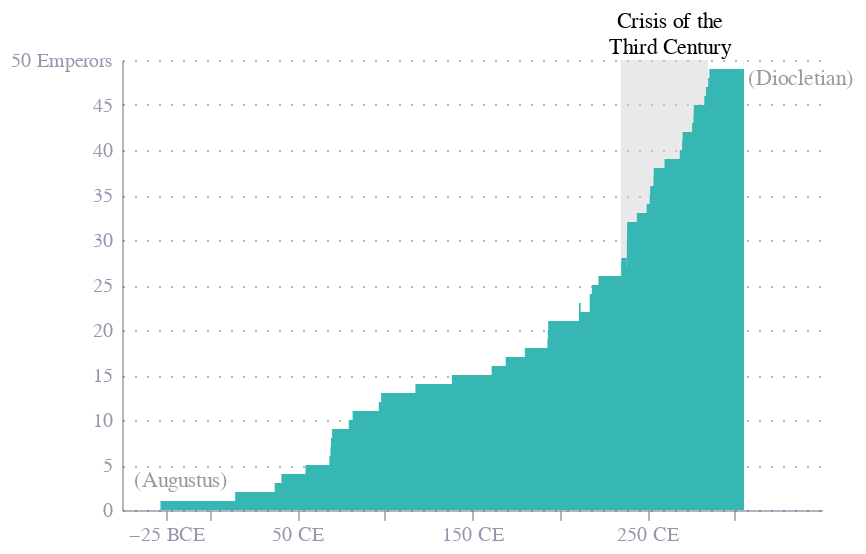

Notebook cell for this chart:
### Code cell
df = pd.read_csv("emperors.csv", encoding="latin")

df = df.rename(columns={
    "reign.end": "end",
    "reign.start": "start",
})

def date_to_float(date_str):
    if isinstance(date_str, str):
        try:
            parts = date_str.split('-')
            year = int(parts[0])
            month = int(parts[1])
            day = int(parts[2])
            # Approximate fractional year
            return year + (month - 1) / 12 + (day - 1) / 365.25
        except:
            return None
    return None

df["start"] = df["start"].apply(date_to_float)
df["end"] = df["end"].apply(date_to_float)

# apply a very little bit of delta to each end date to stop perfect  overlaps
df["end"] = df["end"] + np.random.uniform(0, 0.1, size=len(df))

# Make August' start negative
df.loc[df["name"] == "Augustus", "start"] = -26.041068

df = df.sort_values(by=["start", "end"], ascending=[True, True])

df = df.reset_index()
df['index'] = df.index + 1

# add in a 0,0 row
df = pd.concat([pd.DataFrame({"start": [-28], "end": [-28], "index": 0, "name": [""]}), df], ignore_index=True)


area = alt.Chart(df.query("end <= 306")).mark_area(
    color="#36b7b4",
    interpolate="step-before").encode(
        x=alt.X("end:Q", title="Year", 
                axis=alt.Axis(
                    labelExpr="datum.label + (datum.value < 0 ? ' BCE' : ' CE')",
                    values=[-25, 0, 50, 100, 150, 200, 250, 300],
                ),
                scale=alt.Scale(domain=[-28, 306])),
        y=alt.Y("index:Q", 
                axis=alt.Axis(
                    labelExpr="datum.label+(datum.value == 50 ? ' Emperors' : '')"
                ),
                title=""),
    )

# Shading for the crisis of the third century
crisis_shade = alt.Chart(pd.DataFrame({
    "start": [235],
    "end": [285],
    "label": ["Crisis of the Third Century"]
    })).mark_rect(
        fill="lightgray",
        opacity=0.5
    ).encode(
        x=alt.X("start:Q", title="Year"),
        x2=alt.X2("end:Q"),
    )

emperors_to_label = ["Augustus", "Diocletian"]
emperor_labels = alt.Chart(df.query("name in @emperors_to_label")).mark_text(
    align="left",
    baseline="middle",
    dy=alt.expr("datum.name === 'Augustus' ? -10 : 5"),
    dx=alt.expr("datum.name === 'Augustus' ? -15 : 20"),
    text=alt.expr("'('+datum.name+')'"),
    color="rgba(0, 0, 0, 0.4)",
).encode(
    x=alt.X("start:Q", title="Year"),
    y=alt.Y("index:Q", title=""),
)

other_labels_df = pd.DataFrame([
    {"label": "Crisis of the\nThird Century", "year": (284 + 235) / 2},
])

other_labels_df["label"] = other_labels_df["label"].apply(lambda x: x.split("\n"))

other_lables = alt.Chart(other_labels_df).mark_text(
    align="center",
    baseline="middle",
    dy=-9,
    dx=3,
    color="black",
).encode(
    x=alt.X("year:Q", title="Year"),
    y=alt.value(-10),
    text="label:N"
)


event_rules = alt.Chart(pd.DataFrame([
    {"label": "Year of the\nFour Emperors", "year": 69},
])).mark_rule(
    color="black",
    strokeDash=[3, 5],
).encode(
    x=alt.X("year:Q", title="Year"),
)

chart = crisis_shade+ area +emperor_labels+other_lables

chart = chart.properties(
    width=350,
    height=225
)

chart.save("cumulative_emperors.png", scale_factor=3)
chart.save("cumulative_emperors.json")
chart

### Figure 1 — Vega-Lite specification as saved in the notebook (floating-point values rounded to 4 significant figures)
{"config": {"font": "Circular Std", "mark": {"line": {"interpolate": "monotone"}}, "view": {"stroke": "transparent", "width": 400, "height": 300}, "range": {"category": ["#36B7B4", "#E6224B", "#F4C245", "#0063AF", "#00A767", "#179FDB", "#EB5C2E"], "diverging": ["#E6224B", "#E54753", "#C9C9C9", "#179FDB", "#122B39"], "heatmap": ["#C9C9C9", "#179FDB", "#0063AF", "#122B39"], "ordinal": ["#00A767", "#36B7B4", "#179FDB", "#0063AF", "#243B5A"]}, "axisX": {"domainColor": "#676A86", "domainOpacity": 0.5, "grid": false, "labelAngle": 0, "labelColor": "#676A86", "labelOpacity": 0.7, "orient": "bottom", "tickColor": "#676A86", "tickCount": 10, "tickOpacity": 0.5, "title": false, "titleAlign": "center", "titleAnchor": "middle", "titleColor": "#676A86", "titleFontSize": 12, "titleOpacity": 0.8, "titleY": -15}, "axisY": {"domainColor": "#676A86", "domainOpacity": 0.5, "gridColor": "#676A86", "gridDash": [1, 5], "gridOpacity": 0.5, "labelColor": "#676A86", "labelOpacity": 0.7, "labelPadding": 5, "tickColor": "#676A86", "tickCount": 8, "tickOpacity": 0.5, "ticks": false, "titleAlign": "left", "titleAngle": 0, "titleBaseline": "bottom", "titleColor": "#676A86", "titleFontSize": 12, "titleOpacity": 0.8, "titleX": 0, "titleY": -7}}, "layer": [{"data": {"name": "data-575cf3e30be3d35c921a631423db28ee"}, "mark": {"type": "rect", "fill": "lightgray", "opacity": 0.5}, "encoding": {"x": {"field": "start", "title": "Year", "type": "quantitative"}, "x2": {"field": "end"}}}, {"data": {"name": "data-6b66592f71347d11ed9d4654bb1764fb"}, "mark": {"type": "area", "color": "#36b7b4", "interpolate": "step-before"}, "encoding": {"x": {"axis": {"labelExpr": "datum.label + (datum.value < 0 ? ' BCE' : ' CE')", "values": [-25, 0, 50, 100, 150, 200, 250, 300]}, "field": "end", "scale": {"domain": [-28, 306]}, "title": "Year", "type": "quantitative"}, "y": {"axis": {"labelExpr": "datum.label+(datum.value == 50 ? ' Emperors' : '')"}, "field": "index", "title": "", "type": "quantitative"}}}, {"data": {"name": "data-a353a1539690afe75dad5a81d5b77b75"}, "mark": {"type": "text", "align": "left", "baseline": "middle", "color": "rgba(0, 0, 0, 0.4)", "dx": {"expr": "datum.name === 'Augustus' ? -15 : 20"}, "dy": {"expr": "datum.name === 'Augustus' ? -10 : 5"}, "text": {"expr": "'('+datum.name+')'"}}, "encoding": {"x": {"field": "start", "title": "Year", "type": "quantitative"}, "y": {"field": "index", "title": "", "type": "quantitative"}}}, {"data": {"name": "data-1b547bca605fe6b172eb7b28dd832091"}, "mark": {"type": "text", "align": "center", "baseline": "middle", "color": "black", "dx": 3, "dy": -9}, "encoding": {"text": {"field": "label", "type": "nominal"}, "x": {"field": "year", "title": "Year", "type": "quantitative"}, "y": {"value": -10}}}], "height": 225, "width": 350, "$schema": "https://vega.github.io/schema/vega-lite/v5.20.1.json", "datasets": {"data-575cf3e30be3d35c921a631423db28ee": [{"start": 235, "end": 285, "label": "Crisis of the Third Century"}], "data-6b66592f71347d11ed9d4654bb1764fb": [{"start": -28.0, "end": -28.0, "index": 0, "name": "", "name.full": null, "birth": null, "death": null, "birth.cty": null, "birth.prv": null, "rise": null, "cause": null, "killer": null, "dynasty": null, "era": null, "notes": null, "verif.who": null}, {"start": -26.04, "end": 14.66, "index": 1, "name": "Augustus", "name.full": "IMPERATOR CAESAR DIVI FILIVS AVGVSTVS", "birth": "0062-09-23", "death": "0014-08-19", "birth.cty": "Rome", "birth.prv": "Italia", "rise": "Birthright", "cause": "Assassination", "killer": "Wife", "dynasty": "Julio-Claudian", "era": "Principate", "notes": "birth, reign.start are BCE. Assign negative for correct ISO 8601 dates. Cause may have been Natural", "verif.who": "Reddit user zonination"}, {"start": 14.71, "end": 37.26, "index": 2, "name": "Tiberius", "name.full": "TIBERIVS CAESAR DIVI AVGVSTI FILIVS AVGVSTVS", "birth": "0041-11-16", "death": "0037-03-16", "birth.cty": "Rome", "birth.prv": "Italia", "rise": "Birthright", "cause": "Assassination", "killer": "Other Emperor", "dynasty": "Julio-Claudian", "era": "Principate", "notes": "birth is BCE. Assign negative for correct ISO 8601 dates. Possibly assassinated by praetorian guard", "verif.who": "Reddit user zonination"}, {"start": 37.21, "end": 41.08, "index": 3, "name": "Caligula", "name.full": "GAIVS IVLIVS CAESAR AVGVSTVS GERMANICVS", "birth": "0012-08-31", "death": "0041-01-24", "birth.cty": "Antitum", "birth.prv": "Italia", "rise": "Birthright", "cause": "Assassination", "killer": "Senate", "dynasty": "Julio-Claudian", "era": "Principate", "notes": "assassination may have only involved the Praetorian Guard", "verif.who": "Reddit user zonination"}, {"start": 41.07, "end": 54.87, "index": 4, "name": "Claudius", "name.full": "TIBERIVS CLAVDIVS CAESAR AVGVSTVS GERMANICVS", "birth": "0009-08-01", "death": "0054-10-13", "birth.cty": "Lugdunum", "birth.prv": "Gallia Lugdunensis", "rise": "Birthright", "cause": "Assassination", "killer": "Wife", "dynasty": "Julio-Claudian", "era": "Principate", "notes": "birth is BCE. Assign negative for correct ISO 8601 dates.", "verif.who": "Reddit user zonination"}, {"start": 54.78, "end": 68.49, "index": 5, "name": "Nero", "name.full": "NERO CLAVDIVS CAESAR AVGVSTVS GERMANICVS", "birth": "0037-12-15", "death": "0068-06-09", "birth.cty": "Antitum", "birth.prv": "Italia", "rise": "Birthright", "cause": "Suicide", "killer": "Senate", "dynasty": "Julio-Claudian", "era": "Principate", "notes": null, "verif.who": "Reddit user zonination"}, {"start": 68.44, "end": 69.12, "index": 6, "name": "Galba", "name.full": "SERVIVS SVLPICIVS GALBA CAESAR AVGVSTVS", "birth": "0002-12-24", "death": "0069-01-15", "birth.cty": "Terracina", "birth.prv": "Italia", "rise": "Seized Power", "cause": "Assassination", "killer": "Other Emperor", "dynasty": "Flavian", "era": "Principate", "notes": "birth is BCE. Assign negative for correct ISO 8601 dates.", "verif.who": "Reddit user zonination"}, {"start": 69.04, "end": 69.38, "index": 7, "name": "Otho", "name.full": "MARCVS SALVIVS OTHO CAESAR AVGVSTVS", "birth": "0032-04-28", "death": "0069-04-16", "birth.cty": "Terentinum", "birth.prv": "Italia", "rise": "Appointment by Praetorian Guard", "cause": "Suicide", "killer": "Other Emperor", "dynasty": "Flavian", "era": "Principate", "notes": null, "verif.who": null}, {"start": 69.29, "end": 70.05, "index": 8, "name": "Vitellius", "name.full": "AVLVS VITELLIVS GERMANICVS AVGVSTVS", "birth": "0015-09-24", "death": "0069-12-20", "birth.cty": "Rome", "birth.prv": "Italia", "rise": "Seized Power", "cause": "Assassination", "killer": "Other Emperor", "dynasty": "Flavian", "era": "Principate", "notes": null, "verif.who": null}, {"start": 69.97, "end": 79.58, "index": 9, "name": "Vespasian", "name.full": "TITVS FLAVIVS CAESAR VESPASIANVS AVGVSTVS", "birth": "0009-11-17", "death": "0079-06-24", "birth.cty": "Falacrine", "birth.prv": "Italia", "rise": "Seized Power", "cause": "Natural Causes", "killer": "Disease", "dynasty": "Flavian", "era": "Principate", "notes": null, "verif.who": null}, {"start": 79.48, "end": 81.78, "index": 10, "name": "Titus", "name.full": "TITVS FLAVIVS CAESAR VESPASIANVS AVGVSTVS", "birth": "0039-12-30", "death": "0081-09-13", "birth.cty": "Rome", "birth.prv": "Italia", "rise": "Birthright", "cause": "Natural Causes", "killer": "Disease", "dynasty": "Flavian", "era": "Principate", "notes": null, "verif.who": null}, {"start": 81.7, "end": 96.76, "index": 11, "name": "Domitian", "name.full": "TITVS FLAVIVS CAESAR DOMITIANVS AVGVSTVS", "birth": "0051-10-24", "death": "0096-09-18", "birth.cty": "Rome", "birth.prv": "Italia", "rise": "Birthright", "cause": "Assassination", "killer": "Court Officials", "dynasty": "Flavian", "era": "Principate", "notes": null, "verif.who": null}, {"start": 96.71, "end": 98.08, "index": 12, "name": "Nerva", "name.full": "MARCVS COCCEIVS NERVA CAESAR AVGVSTVS", "birth": "0030-11-08", "death": "0098-01-27", "birth.cty": "Narni", "birth.prv": "Italia", "rise": "Appointment by Senate", "cause": "Natural Causes", "killer": "Disease", "dynasty": "Nerva-Antonine", "era": "Principate", "notes": null, "verif.who": null}, {"start": 98.07, "end": 117.7, "index": 13, "name": "Trajan", "name.full": "CAESAR MARCVS VLPIVS NERVA TRAIANVS AVGVSTVS", "birth": "0053-09-18", "death": "0117-08-07", "birth.cty": "Italica", "birth.prv": "Hispania Baetica", "rise": "Birthright", "cause": "Natural Causes", "killer": "Disease", "dynasty": "Nerva-Antonine", "era": "Principate", "notes": null, "verif.who": null}, {"start": 117.6, "end": 138.5, "index": 14, "name": "Hadrian", "name.full": "CAESAR PVBLIVS AELIVS TRAIANVS HADRIANVS AVGVSTVS", "birth": "0076-01-24", "death": "0138-07-10", "birth.cty": "Italica", "birth.prv": "Hispania Baetica", "rise": "Birthright", "cause": "Natural Causes", "killer": "Heart Failure", "dynasty": "Nerva-Antonine", "era": "Principate", "notes": null, "verif.who": null}, {"start": 138.5, "end": 161.2, "index": 15, "name": "Antonius Pius", "name.full": "CAESAR TITVS AELIVS HADRIANVS ANTONINVS AVGVSTVS PIVS", "birth": "0086-09-19", "death": "0161-03-07", "birth.cty": "Lanuvium", "birth.prv": "Italia", "rise": "Birthright", "cause": "Natural Causes", "killer": "Disease", "dynasty": "Nerva-Antonine", "era": "Principate", "notes": null, "verif.who": null}, {"start": 161.2, "end": 169.3, "index": 16, "name": "Lucius Verus", "name.full": "CAESAR LVCIVS AVRELIVS VERVS AVGVSTVS", "birth": "0130-12-15", "death": "0169-03-15", "birth.cty": "Rome", "birth.prv": "Italia", "rise": "Birthright", "cause": "Natural Causes", "killer": "Disease", "dynasty": "Nerva-Antonine", "era": "Principate", "notes": "death, reign.end are estimates", "verif.who": null}, {"start": 161.2, "end": 180.2, "index": 17, "name": "Marcus Aurelius", "name.full": "CAESAR MARCVS AVRELIVS ANTONINVS AVGVSTVS", "birth": "0121-04-26", "death": "0180-03-17", "birth.cty": "Rome", "birth.prv": "Italia", "rise": "Birthright", "cause": "Natural Causes", "killer": "Disease", "dynasty": "Nerva-Antonine", "era": "Principate", "notes": null, "verif.who": null}, {"start": 177.0, "end": 193.1, "index": 18, "name": "Commodus", "name.full": "CAESAR MARCVS AVRELIVS COMMODVS ANTONINVS AVGVSTVS", "birth": "0161-08-31", "death": "0192-12-31", "birth.cty": "Lanuvium", "birth.prv": "Italia", "rise": "Birthright", "cause": "Assassination", "killer": "Praetorian Guard", "dynasty": "Nerva-Antonine", "era": "Principate", "notes": "reign.start is only valid for year", "verif.who": null}, {"start": 193.0, "end": 193.3, "index": 19, "name": "Pertinax", "name.full": "CAESAR PVBLIVS HELVIVS PERTINAX AVGVSTVS", "birth": "0126-08-01", "death": "0193-03-28", "birth.cty": "Alba", "birth.prv": "Italia", "rise": "Appointment by Praetorian Guard", "cause": "Assassination", "killer": "Praetorian Guard", "dynasty": "Severan", "era": "Principate", "notes": null, "verif.who": null}, {"start": 193.2, "end": 193.6, "index": 20, "name": "Didius Julianus", "name.full": "CAESAR MARCVS DIDIVS SEVERVS IVLIANVS AVGVSTVS", "birth": "0133-01-30", "death": "0193-07-01", "birth.cty": "Milan", "birth.prv": "Italia", "rise": "Purchase", "cause": "Execution", "killer": "Senate", "dynasty": "Severan", "era": "Principate", "notes": "birth could also be 0137-02-02", "verif.who": null}, {"start": 193.3, "end": 211.1, "index": 21, "name": "Septimus Severus", "name.full": "CAESAR LVCIVS SEPTIMIVS SEVERVS PERTINAX AVGVSTVS", "birth": "0145-04-11", "death": "0211-02-04", "birth.cty": "Leptis Magna", "birth.prv": "Libya", "rise": "Seized Power", "cause": "Natural Causes", "killer": "Disease", "dynasty": "Severan", "era": "Principate", "notes": null, "verif.who": null}, {"start": 198.0, "end": 217.3, "index": 22, "name": "Caracalla", "name.full": "CAESAR MARCVS AVRELIVS SEVERVS ANTONINVS PIVS AVGVSTVS", "birth": "0188-04-04", "death": "0217-04-08", "birth.cty": "Lugdunum", "birth.prv": "Gallia Lugdunensis", "rise": "Birthright", "cause": "Assassination", "killer": "Other Emperor", "dynasty": "Severan", "era": "Principate", "notes": "reign.start is only valid for year", "verif.who": null}, {"start": 209.0, "end": 212.1, "index": 23, "name": "Geta", "name.full": "CAESAR PVBLIVS SEPTIMIVS GETA AVGVSTUS", "birth": "0189-03-07", "death": "0211-12-19", "birth.cty": "Rome", "birth.prv": "Italia", "rise": "Birthright", "cause": "Assassination", "killer": "Other Emperor", "dynasty": "Severan", "era": "Principate", "notes": "reign.start is only valid for year", "verif.who": null}, {"start": 217.3, "end": 218.5, "index": 24, "name": "Macrinus", "name.full": "MARCVS OPELLIVS SEVERVS MACRINVS AVGVSTVS PIVS FELIX", "birth": "0165-01-01", "death": "0218-06-08", "birth.cty": "Iol Caesarea", "birth.prv": "Mauretania", "rise": "Seized Power", "cause": "Execution", "killer": "Other Emperor", "dynasty": "Severan", "era": "Principate", "notes": "birth is only valid for year", "verif.who": null}, {"start": 218.4, "end": 222.3, "index": 25, "name": "Elagabalus", "name.full": "MARCVS AVRELIVS ANTONINVS AVGVSTVS", "birth": "0203-01-01", "death": "0222-03-11", "birth.cty": "Emesa", "birth.prv": "Syria", "rise": "Birthright", "cause": "Assassination", "killer": "Praetorian Guard", "dynasty": "Severan", "era": "Principate", "notes": "birth is only estimate", "verif.who": null}, {"start": 222.2, "end": 235.3, "index": 26, "name": "Severus Alexander", "name.full": "CAESAR MARCVS AVRELIVS SEVERVS ALEXANDER AVGVSTVS", "birth": "0208-10-01", "death": "0235-03-18", "birth.cty": "Arca Caesarea", "birth.prv": "Syria", "rise": "Birthright", "cause": "Assassination", "killer": "Own Army", "dynasty": "Severan", "era": "Principate", "notes": null, "verif.who": null}, {"start": 235.2, "end": 238.5, "index": 27, "name": "Maximinus I", "name.full": "CAESAR GAIVS IVLIVS VERVS MAXIMINVS AVGVSTVS", "birth": "0173-01-01", "death": "0238-06-15", "birth.cty": null, "birth.prv": "Thrace", "rise": "Appointment by Praetorian Guard", "cause": "Assassination", "killer": "Praetorian Guard", "dynasty": "Gordian", "era": "Principate", "notes": "birth is only estimate. Death, reign.end are estimates. birth.prv is estimate", "verif.who": null}, {"start": 238.2, "end": 238.3, "index": 28, "name": "Gordian I", "name.full": "CAESAR MARCVS ANTONIVS GORDIANVS SEMPRONIANVS AFRICANVS AVGVSTVS", "birth": "0159-01-01", "death": "0238-04-12", "birth.cty": null, "birth.prv": "Phrygia", "rise": "Appointment by Senate", "cause": "Suicide", "killer": "Other Emperor", "dynasty": "Gordian", "era": "Principate", "notes": "birth is only estimate.", "verif.who": null}, {"start": 238.2, "end": 238.4, "index": 29, "name": "Gordian II", "name.full": "CAESAR MARCVS ANTONIVS GORDIANVS SEMPRONIANVS ROMANVS AFRICANVS AVGVSTVS", "birth": "0192-01-01", "death": "0238-04-12", "birth.cty": null, "birth.prv": "Unknown", "rise": "Appointment by Senate", "cause": "Execution", "killer": "Other Emperor", "dynasty": "Gordian", "era": "Principate", "notes": "birth is only estimate.", "verif.who": null}, {"start": 238.3, "end": 238.6, "index": 30, "name": "Balbinus", "name.full": "CAESAR DECIMVS CAELIVS CALVINVS BALBINVS PIVS AVGVSTVS", "birth": "0178-01-01", "death": "0238-07-29", "birth.cty": null, "birth.prv": "Unknown", "rise": "Appointment by Senate", "cause": "Assassination", "killer": "Praetorian Guard", "dynasty": "Gordian", "era": "Principate", "notes": "birth is only estimate.", "verif.who": null}, {"start": 238.3, "end": 238.6, "index": 31, "name": "Pupienus", "name.full": "CAESAR MARCVS CLODIVS PVPIENVS MAXIMVS AVGVSTVS", "birth": "0178-01-01", "death": "0238-07-29", "birth.cty": null, "birth.prv": "Unknown", "rise": "Appointment by Senate", "cause": "Assassination", "killer": "Praetorian Guard", "dynasty": "Gordian", "era": "Principate", "notes": "birth is only estimate.", "verif.who": null}, {"start": 238.3, "end": 244.2, "index": 32, "name": "Gordian III", "name.full": "CAESAR MARCVS ANTONIVS GORDIANVS AVGVSTVS", "birth": "0225-01-20", "death": "0244-02-11", "birth.cty": "Rome", "birth.prv": "Italia", "rise": "Appointment by Senate", "cause": "Died in Battle", "killer": "Opposing Army", "dynasty": "Gordian", "era": "Principate", "notes": null, "verif.who": null}, {"start": 244.1, "end": 249.8, "index": 33, "name": "Philip I", "name.full": "CAESAR MARCVS IVLIVS PHILIPPVS AVGVSTVS", "birth": "0204-01-01", "death": "0249-10-01", "birth.cty": "Shahba", "birth.prv": "Syria", "rise": "Seized Power", "cause": "Execution", "killer": "Other Emperor", "dynasty": "Gordian", "era": "Principate", "notes": "reign.end is only estimate", "verif.who": null}, {"start": 249.8, "end": 251.5, "index": 34, "name": "Trajan Decius", "name.full": "CAESAR GAIVS MESSIVS QVINTVS TRAIANVS DECIVS AVGVSTVS", "birth": "0201-01-01", "death": "0251-06-15", "birth.cty": "Budalia", "birth.prv": "Pannonia Inferior", "rise": "Appointment by Army", "cause": "Died in Battle", "killer": "Opposing Army", "dynasty": "Gordian", "era": "Principate", "notes": "birth is only estimate. Reign.end is only estimate. Regin.start is only estimate. Death is only estimate", "verif.who": null}, {"start": 251.5, "end": 251.8, "index": 35, "name": "Hostilian", "name.full": "CAESAR CAIVS VALENS HOSTILIANVS MESSIVS QVINTVS AVGVSTVS", "birth": "0230-01-01", "death": "0251-10-01", "birth.cty": "Sirmium", "birth.prv": "Pannonia", "rise": "Birthright", "cause": "Natural Causes", "killer": "Disease", "dynasty": "Gordian", "era": "Principate", "notes": "birth is only estimate. Reign.end is only estimate. Regin.start is only estimate. Death is only estimate", "verif.who": null}, {"start": 251.5, "end": 253.7, "index": 36, "name": "Trebonianus Gallus", "name.full": "CAESAR GAIVS VIBIVS TREBONIANVS GALLVS AVGVSTVS", "birth": "0206-01-01", "death": "0253-08-15", "birth.cty": null, "birth.prv": "Italia", "rise": "Appointment by Army", "cause": "Assassination", "killer": "Other Emperor", "dynasty": "Gordian", "era": "Principate", "notes": "birth, death, reign.end, reign.start are estimates.", "verif.who": null}, {"start": 253.6, "end": 253.8, "index": 37, "name": "Aemilian", "name.full": "CAESAR MARCVS AEMILIVS AEMILIANVS AVGVSTVS", "birth": "0207-01-01", "death": "0253-10-15", "birth.cty": null, "birth.prv": "Africa", "rise": "Appointment by Army", "cause": "Assassination", "killer": "Other Emperor", "dynasty": "Gordian", "era": "Principate", "notes": "birth, death, reign.end, reign.start are estimates.", "verif.who": null}, {"start": 253.8, "end": 260.0, "index": 38, "name": "Valerian", "name.full": "CAESAR PVBLIVS LICINIVS VALERIANVS AVGVSTVS", "birth": "0195-01-01", "death": "0264-01-01", "birth.cty": null, "birth.prv": "Unknown", "rise": "Appointment by Army", "cause": "Captivity", "killer": "Opposing Army", "dynasty": "Gordian", "era": "Principate", "notes": "birth, death, reign.end, reign.start are estimates.", "verif.who": null}, {"start": 253.8, "end": 268.8, "index": 39, "name": "Gallienus", "name.full": "CAESAR PVBLIVS LICINIVS EGNATIVS GALLIENVS AVGVSTVS", "birth": "0218-01-01", "death": "0268-09-15", "birth.cty": null, "birth.prv": "Unknown", "rise": "Birthright", "cause": "Assassination", "killer": "Own Army", "dynasty": "Gordian", "era": "Principate", "notes": "birth, death, reign.end, reign.start are estimates.", "verif.who": null}, {"start": 268.7, "end": 270.1, "index": 40, "name": "Claudius Gothicus", "name.full": "CAESAR MARCVS AVRELIVS CLAVDIVS AVGVSTVS", "birth": "0213-05-10", "death": "0270-01-15", "birth.cty": "Sirmium", "birth.prv": "Pannonia", "rise": "Seized Power", "cause": "Natural Causes", "killer": "Disease", "dynasty": "Gordian", "era": "Principate", "notes": "birth, death, reign.end, reign.start are estimates.", "verif.who": null}, {"start": 270.0, "end": 270.3, "index": 41, "name": "Quintillus", "name.full": "CAESAR MARCVS AVRELIVS CLAVDIVS QVINTILLVS AVGVSTVS", "birth": "0212-01-01", "death": "0270-04-15", "birth.cty": "Sirmium", "birth.prv": "Pannonia", "rise": "Birthright", "cause": "Unknown", "killer": "Unknown", "dynasty": "Gordian", "era": "Principate", "notes": "birth, death, reign.end, reign.start are estimates.", "verif.who": null}, {"start": 270.7, "end": 275.8, "index": 42, "name": "Aurelian", "name.full": "CAESAR LVCIVS DOMITIVS AVRELIANVS AVGVSTVS", "birth": "0214-09-09", "death": "0275-09-15", "birth.cty": "Sirmium", "birth.prv": "Pannonia", "rise": "Appointment by Army", "cause": "Assassination", "killer": "Praetorian Guard", "dynasty": "Gordian", "era": "Principate", "notes": null, "verif.who": null}, {"start": 275.7, "end": 276.5, "index": 43, "name": "Tacitus", "name.full": "CAESAR MARCVS CLAVDIVSÂ TACITVS AVGVSTVS", "birth": "0200-01-01", "death": "0276-06-15", "birth.cty": "Interamna Nahars", "birth.prv": "Italia", "rise": "Appointment by Senate", "cause": "Natural Causes", "killer": "Disease", "dynasty": "Gordian", "era": "Principate", "notes": "birth, death, reign.end are estimates.", "verif.who": null}, {"start": 276.5, "end": 276.7, "index": 44, "name": "Florian", "name.full": "CAESAR MARCVS ANNIVS FLORIANVS AVGVSTVS", "birth": null, "death": "0276-09-15", "birth.cty": null, "birth.prv": "Unknown", "rise": "Birthright", "cause": "Assassination", "killer": "Own Army", "dynasty": "Gordian", "era": "Principate", "notes": "death, reign.end, reign.start are estimates. Birth unknown", "verif.who": null}, {"start": 276.7, "end": 282.8, "index": 45, "name": "Probus", "name.full": "CAESAR MARCVS AVRELIVS PROBVS AVGVSTVS", "birth": "0232-08-19", "death": "0282-10-01", "birth.cty": "Sirmium", "birth.prv": "Pannonia", "rise": "Appointment by Army", "cause": "Assassination", "killer": "Own Army", "dynasty": "Gordian", "era": "Principate", "notes": "birth, death, reign.end, reign.start are estimates.", "verif.who": null}, {"start": 282.8, "end": 283.6, "index": 46, "name": "Carus", "name.full": "CAESAR MARCVS AVRELIVS CARVS AVGVSTVS", "birth": "0230-01-01", "death": "0283-08-01", "birth.cty": "Narbo", "birth.prv": "Gallia Narbonensis", "rise": "Seized Power", "cause": "Natural Causes", "killer": "Lightning", "dynasty": "Gordian", "era": "Principate", "notes": "birth, death, reign.end, reign.start are estimates.", "verif.who": null}, {"start": 283.6, "end": 284.9, "index": 47, "name": "Numerian", "name.full": "CAESAR MARCVS AVRELIVS NVMERIVS NVMERIANVS AVGVSTVS", "birth": null, "death": "0284-11-20", "birth.cty": null, "birth.prv": "Unknown", "rise": "Birthright", "cause": "Unknown", "killer": "Unknown", "dynasty": "Gordian", "era": "Principate", "notes": "death, reign.end, reign.start are estimates. Birth unknown", "verif.who": null}, {"start": 283.6, "end": 285.6, "index": 48, "name": "Carinus", "name.full": "CAESAR MARCVS AVRELIVS CARINVS AVGVSTVS", "birth": null, "death": "0285-08-01", "birth.cty": null, "birth.prv": "Unknown", "rise": "Birthright", "cause": "Died in Battle", "killer": "Opposing Army", "dynasty": "Gordian", "era": "Principate", "notes": "death, reign.end, reign.start are estimates. Birth unknown", "verif.who": null}, {"start": 284.9, "end": 305.3, "index": 49, "name": "Diocletian", "name.full": "CAESAR GAIVS AVRELIVS VALERIVS DIOCLETIANVS AVGVSTVS", "birth": "0244-12-22", "death": "0311-12-03", "birth.cty": "Salona", "birth.prv": "Dalmatian", "rise": "Seized Power", "cause": "Natural Causes", "killer": "Disease", "dynasty": "Constantinian", "era": "Dominate", "notes": null, "verif.who": null}, {"start": 286.2, "end": 305.4, "index": 50, "name": "Maximian", "name.full": "CAESAR MARCVS AVRELIVS VALERIVS MAXIMIANVS AVGVSTVS", "birth": "0250-01-01", "death": "0310-07-15", "birth.cty": "Sirmium", "birth.prv": "Pannonia", "rise": "Appointment by Emperor", "cause": "Suicide", "killer": "Other Emperor", "dynasty": "Constantinian", "era": "Dominate", "notes": "birth, death are estimates", "verif.who": null}], "data-a353a1539690afe75dad5a81d5b77b75": [{"start": -26.04, "end": 14.66, "index": 1, "name": "Augustus", "name.full": "IMPERATOR CAESAR DIVI FILIVS AVGVSTVS", "birth": "0062-09-23", "death": "0014-08-19", "birth.cty": "Rome", "birth.prv": "Italia", "rise": "Birthright", "cause": "Assassination", "killer": "Wife", "dynasty": "Julio-Claudian", "era": "Principate", "notes": "birth, reign.start are BCE. Assign negative for correct ISO 8601 dates. Cause may have been Natural", "verif.who": "Reddit user zonination"}, {"start": 284.9, "end": 305.3, "index": 49, "name": "Diocletian", "name.full": "CAESAR GAIVS AVRELIVS VALERIVS DIOCLETIANVS AVGVSTVS", "birth": "0244-12-22", "death": "0311-12-03", "birth.cty": "Salona", "birth.prv": "Dalmatian", "rise": "Seized Power", "cause": "Natural Causes", "killer": "Disease", "dynasty": "Constantinian", "era": "Dominate", "notes": null, "verif.who": null}], "data-1b547bca605fe6b172eb7b28dd832091": [{"label": ["Crisis of the", "Third Century"], "year": 259.5}]}}
